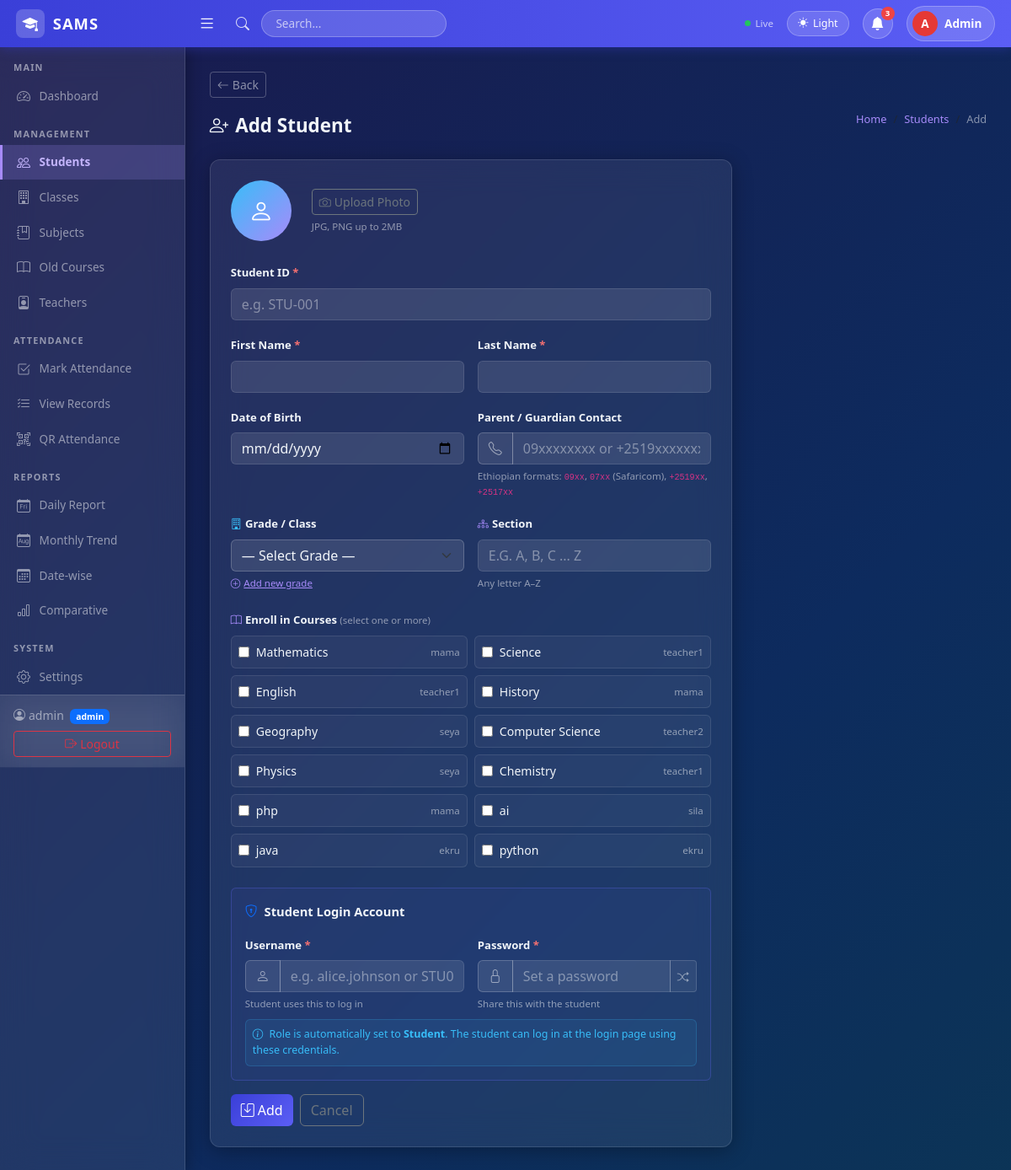
The page /students/add/ (signed in) on the database its author committed.
### core/models.py (models this page shows, shortened)
class Course(models.Model):
    course_name = models.CharField(max_length=100)
    teacher = models.ForeignKey(User, on_delete=models.SET_NULL, null=True, blank=True,
                                 limit_choices_to={'profile__role': 'teacher'})

### core/views.py (the view)
        def wrapper(request, *args, **kwargs):
            if not request.user.is_authenticated:
                return redirect('login')
            if get_role(request.user) not in roles and not request.user.is_superuser:
                return HttpResponseForbidden("Access Denied")
            return view_func(request, *args, **kwargs)

### templates/students/form.html (shortened to what this page needs)
{% extends 'base.html' %}
{% block content %}
<div class="page-header">
  <div>
    <div class="page-title"><i class="bi bi-person-plus me-2"></i>{{ action }} Student</div>
  </div>
  <nav aria-label="breadcrumb">
    <ol class="breadcrumb mb-0">
      <li class="breadcrumb-item"><a href="{% url 'home' %}">Home</a></li>
      <li class="breadcrumb-item"><a href="{% url 'student_list' %}">Students</a></li>
      <li class="breadcrumb-item active">{{ action }}</li>
    </ol>
  </nav>
</div>
<div class="card p-4" style="max-width:620px;">
  <form method="post" enctype="multipart/form-data">
    <div class="d-flex align-items-center gap-4 mb-4">
      <div id="photoPreview" style="width:72px;height:72px;border-radius:50%;background:linear-gradient(135deg,#38bdf8,#a78bfa);display:flex;align-items:center;justify-content:center;font-size:1.8rem;color:#fff;font-weight:800;flex-shrink:0;overflow:hidden;">
        {% if student %}{{ student.first_name|first|upper }}{% else %}<i class="bi bi-person"></i>{% endif %}
      </div>
      <div>
        <label class="btn btn-sm btn-outline-secondary" for="photoInput">
          <i class="bi bi-camera me-1"></i>Upload Photo
        </label>
        <div style="color:var(--text-muted); font-size:.72rem; margin-top:.3rem;">JPG, PNG up to 2MB</div>
      </div>
    </div>
    <div class="row g-3">
      <div class="col-12">
        <label class="form-label">Student ID <span style="color:#f87171;">*</span></label>
        <input type="text" name="student_id" class="form-control" value="{{ student.student_id|default:'' }}" placeholder="e.g. STU-001" required>
      </div>
      <div class="col-md-6">
        <label class="form-label">First Name <span style="color:#f87171;">*</span></label>
        <input type="text" name="first_name" class="form-control" value="{{ student.first_name|default:'' }}" required>
      </div>
      <div class="col-md-6">
        <label class="form-label">Last Name <span style="color:#f87171;">*</span></label>
        <input type="text" name="last_name" class="form-control" value="{{ student.last_name|default:'' }}" required>
      </div>
      <div class="col-md-6">
        <label class="form-label">Date of Birth</label>
        <input type="date" name="dob" class="form-control" value="{{ student.dob|default:'' }}">
      </div>
      <div class="col-md-6">
        <label class="form-label">Parent / Guardian Contact</label>
        <div class="input-group">
          <span class="input-group-text" style="background:rgba(255,255,255,0.07); border-color:rgba(255,255,255,0.15); color:var(--text-muted);"><i class="bi bi-telephone"></i></span>
          <input type="text" name="parent_contact" id="contactInput" class="form-control"
            value="{{ student.parent_contact|default:'' }}"
            placeholder="09xxxxxxxx or +2519xxxxxxxx"
            oninput="validateEthPhone(this)">
        </div>
        <div id="phoneHelp" style="font-size:.72rem; margin-top:.3rem; color:var(--text-muted);">
          Ethiopian formats: <code>09xx</code>, <code>07xx</code> (Safaricom), <code>+2519xx</code>, <code>+2517xx</code>
        </div>
      </div>
      <div class="col-md-6">
        <label class="form-label">
          <i class="bi bi-building me-1" style="color:#38bdf8;"></i>Grade / Class
        </label>
        <select name="class_group" class="form-select">
          <option value="">— Select Grade —</option>
        </select>
        {% if not all_classes %}
        <small style="color:#f87171; font-size:.72rem;">
          <i class="bi bi-exclamation-circle me-1"></i>
          No grades yet. <a href="{% url 'class_create' %}" style="color:#a78bfa;">Add a grade first</a>
        </small>
        {% else %}
        <small style="color:var(--text-muted); font-size:.72rem;">
          <a href="{% url 'class_create' %}" style="color:#a78bfa;" target="_blank">
            <i class="bi bi-plus-circle me-1"></i>Add new grade
          </a>
        </small>
        {% endif %}
      </div>
      <div class="col-md-6">
        <label class="form-label"><i class="bi bi-diagram-3 me-1" style="color:#a78bfa;"></i>Section</label>
        <input type="text" name="section" class="form-control"
          value="{{ student.section|default:'' }}"
          placeholder="e.g. A, B, C ... Z" maxlength="5"
          style="text-transform:uppercase;"
          oninput="this.value=this.value.toUpperCase()">
        <small style="color:var(--text-muted); font-size:.72rem;">Any letter A–Z</small>
      </div>
    </div>
    <div class="mt-4 mb-3">
      <label class="form-label d-block mb-2">
        <i class="bi bi-book me-1" style="color:#a78bfa;"></i>Enroll in Courses
        <small style="color:var(--text-muted); font-weight:400;"> (select one or more)</small>
      </label>
      <div class="row g-2">
        {% for c in courses %}
        <div class="col-md-6">
          <label class="d-flex align-items-center gap-2 p-2 rounded" style="cursor:pointer; border:1px solid rgba(255,255,255,0.1); background:rgba(255,255,255,0.04);"
            onmouseover="this.style.background='rgba(167,139,250,0.1)'"
            onmouseout="this.style.background='rgba(255,255,255,0.04)'">
            <input type="checkbox" name="courses" value="{{ c.id }}" style="accent-color:#a78bfa;"
              {% if c.id in assigned_ids %}checked{% endif %}>
            <span style="color:var(--text-primary); font-size:.88rem;">{{ c.course_name }}</span>
            {% if c.teacher %}
              <small style="color:var(--text-muted); font-size:.72rem; margin-left:auto;">{{ c.teacher.username }}</small>
            {% endif %}
          </label>
        </div>
        {% empty %}
        <div class="col-12" style="color:var(--text-muted); font-size:.85rem;">No courses available.</div>
        {% endfor %}
      </div>
    </div>
    {% if action == 'Add' %}
    <div class="mt-4 mb-3 p-3 rounded" style="border:1px solid rgba(99,102,241,0.3); background:rgba(99,102,241,0.06);">
      <div class="fw-bold mb-3" style="color:var(--text-primary); font-size:.92rem;">
        <i class="bi bi-shield-lock me-2 text-primary"></i>Student Login Account
      </div>
      <div class="row g-3">
        <div class="col-md-6">
          <label class="form-label">Username <span style="color:#f87171;">*</span></label>
          <div class="input-group">
            <span class="input-group-text" style="background:rgba(255,255,255,0.07); border-color:rgba(255,255,255,0.15); color:var(--text-muted);"><i class="bi bi-person"></i></span>
            <input type="text" name="login_username" id="loginUsername" class="form-control"
              placeholder="e.g. alice.johnson or STU001" required>
          </div>
          <small style="color:var(--text-muted); font-size:.72rem;">Student uses this to log in</small>
        </div>
        <div class="col-md-6">
          <label class="form-label">Password <span style="color:#f87171;">*</span></label>
          <div class="input-group">
            <span class="input-group-text" style="background:rgba(255,255,255,0.07); border-color:rgba(255,255,255,0.15); color:var(--text-muted);"><i class="bi bi-lock"></i></span>
            <input type="text" name="login_password" id="loginPassword" class="form-control"
              placeholder="Set a password" required>
            <button type="button" class="btn btn-sm" style="background:rgba(255,255,255,0.07); border:1px solid rgba(255,255,255,0.15); color:var(--text-muted);" onclick="genPassword()" title="Generate password">
              <i class="bi bi-shuffle"></i>
            </button>
          </div>
          <small style="color:var(--text-muted); font-size:.72rem;">Share this with the student</small>
        </div>
      </div>
      <div class="mt-2 p-2 rounded" style="background:rgba(56,189,248,0.08); border:1px solid rgba(56,189,248,0.2); font-size:.78rem; color:#38bdf8;">
        <i class="bi bi-info-circle me-1"></i>
        Role is automatically set to <strong>Student</strong>. The student can log in at the login page using these credentials.
      </div>
    </div>
    {% endif %}
    <div class="d-flex gap-2 mt-3">
      <button type="submit" class="btn btn-primary"><i class="bi bi-save me-1"></i>{{ action }}</button>
      <a href="{% url 'student_list' %}" class="btn btn-outline-secondary">Cancel</a>
    </div>
  </form>
</div>
{% endblock %}

### templates/base.html (shortened to what this page needs)
<!DOCTYPE html>
<html lang="en" id="htmlRoot">
<head>
  <link href="https://cdn.jsdelivr.net/npm/bootstrap@5.3.0/dist/css/bootstrap.min.css" rel="stylesheet">
  <link href="https://cdn.jsdelivr.net/npm/bootstrap-icons@1.10.5/font/bootstrap-icons.css" rel="stylesheet">
</head>
<body>
{% if user.is_authenticated %}
<nav class="top-navbar">
  <a href="{% url 'home' %}" class="brand">
    <div class="brand-icon"><i class="bi bi-mortarboard-fill text-white"></i></div>
    SAMS
  </a>
  <button class="hamburger ms-2" id="sidebarToggle"><i class="bi bi-list"></i></button>
  <div class="d-flex align-items-center ms-3 gap-2 flex-grow-1">
    <i class="bi bi-search search-icon"></i>
    <input type="text" class="search-box d-none d-md-block" placeholder="Search...">
  </div>
  <div class="d-flex align-items-center gap-3 ms-auto">
    <div class="sync-indicator d-none d-md-flex">
      <div class="sync-dot"></div>Live
    </div>
    <button class="theme-btn" onclick="toggleTheme()" id="themeBtn">
      <i class="bi bi-moon-fill" id="themeIcon"></i>
      <span id="themeLabel" class="d-none d-md-inline">Dark</span>
    </button>
    <div style="position:relative;">
      <button class="notif-btn" id="notifBtn" onclick="toggleNotif()">
        <i class="bi bi-bell-fill"></i>
        <span class="notif-badge" id="notifBadge">3</span>
      </button>
    </div>
    <a href="{% url 'logout' %}" class="user-pill">
      <div class="user-avatar">{{ user.username|first|upper }}</div>
      <span class="d-none d-md-inline">{{ user.username|capfirst }}</span>
    </a>
  </div>
</nav>
<div class="sidebar" id="sidebar">
  <div class="section-label">Main</div>
  <a href="{% url 'home' %}" class="nav-link {% if request.resolver_match.url_name == 'home' %}active{% endif %}">
    <i class="bi bi-speedometer2"></i> Dashboard
  </a>
  {% if user.profile.role == 'student' %}
  <div class="section-label">My Account</div>
  <a href="{% url 'student_dashboard' %}" class="nav-link {% if request.resolver_match.url_name == 'student_dashboard' %}active{% endif %}">
    <i class="bi bi-speedometer2"></i> Dashboard
  </a>
  <div class="section-label">My Attendance</div>
  <a href="{% url 'student_attendance' %}" class="nav-link {% if request.resolver_match.url_name == 'student_attendance' %}active{% endif %}">
    <i class="bi bi-list-check"></i> Attendance Records
  </a>
  <a href="{% url 'student_reports' %}" class="nav-link {% if request.resolver_match.url_name == 'student_reports' %}active{% endif %}">
    <i class="bi bi-bar-chart-fill"></i> My Reports
  </a>
  <a href="{% url 'student_profile' %}" class="nav-link {% if request.resolver_match.url_name == 'student_profile' %}active{% endif %}">
    <i class="bi bi-person-circle"></i> My Profile
  </a>
  {% else %}
  {% if user.is_superuser or user.profile.role == 'admin' %}
  <div class="section-label">Management</div>
  <a href="{% url 'student_list' %}" class="nav-link {% if 'student' in request.resolver_match.url_name %}active{% endif %}">
    <i class="bi bi-people"></i> Students
  </a>
  <a href="{% url 'class_list' %}" class="nav-link {% if 'class' in request.resolver_match.url_name %}active{% endif %}">
    <i class="bi bi-building"></i> Classes
  </a>
  <a href="{% url 'subject_list' %}" class="nav-link {% if 'subject' in request.resolver_match.url_name %}active{% endif %}">
    <i class="bi bi-journal-bookmark"></i> Subjects
  </a>
  <a href="{% url 'course_list' %}" class="nav-link {% if 'course' in request.resolver_match.url_name %}active{% endif %}">
    <i class="bi bi-book"></i> Old Courses
  </a>
  <a href="{% url 'teacher_list' %}" class="nav-link {% if 'teacher' in request.resolver_match.url_name %}active{% endif %}">
    <i class="bi bi-person-badge"></i> Teachers
  </a>
  {% endif %}
  <div class="section-label">Attendance</div>
  <a href="{% url 'attendance_mark' %}" class="nav-link {% if request.resolver_match.url_name == 'attendance_mark' %}active{% endif %}">
    <i class="bi bi-check2-square"></i> Mark Attendance
  </a>
  <a href="{% url 'attendance_list' %}" class="nav-link {% if request.resolver_match.url_name == 'attendance_list' %}active{% endif %}">
    <i class="bi bi-list-check"></i> View Records
  </a>
  <a href="{% url 'qr_generate' %}" class="nav-link {% if request.resolver_match.url_name == 'qr_generate' or request.resolver_match.url_name == 'qr_session_detail' %}active{% endif %}">
    <i class="bi bi-qr-code-scan"></i> QR Attendance
  </a>
  <div class="section-label">Reports</div>
  <a href="{% url 'report_daily' %}" class="nav-link {% if request.resolver_match.url_name == 'report_daily' %}active{% endif %}">
    <i class="bi bi-calendar-day"></i> Daily Report
  </a>
  <a href="{% url 'report_monthly' %}" class="nav-link {% if request.resolver_match.url_name == 'report_monthly' %}active{% endif %}">
    <i class="bi bi-calendar-month"></i> Monthly Trend
  </a>
  <a href="{% url 'report_datewise' %}" class="nav-link {% if request.resolver_match.url_name == 'report_datewise' %}active{% endif %}">
    <i class="bi bi-calendar3"></i> Date-wise
  </a>
  {% if user.is_superuser or user.profile.role == 'admin' %}
  <a href="{% url 'report_comparative' %}" class="nav-link {% if request.resolver_match.url_name == 'report_comparative' %}active{% endif %}">
    <i class="bi bi-bar-chart"></i> Comparative
  </a>
  <div class="section-label">System</div>
  <a href="{% url 'settings' %}" class="nav-link {% if request.resolver_match.url_name == 'settings' %}active{% endif %}">
    <i class="bi bi-gear"></i> Settings
  </a>
  {% endif %}
  {% endif %}
  <div class="sidebar-footer">
    <small class="d-block" style="color:var(--text-muted);">
      <i class="bi bi-person-circle me-1"></i>{{ user.username }}
      <span class="badge bg-primary ms-1" style="font-size:.65rem;">
        {% if user.is_superuser %}admin{% else %}{{ user.profile.role }}{% endif %}
      </span>
    </small>
    <a href="{% url 'logout' %}" class="btn btn-sm btn-outline-danger w-100 mt-2">
      <i class="bi bi-box-arrow-right me-1"></i>Logout
    </a>
  </div>
</div>
<div class="page-wrapper" id="pageWrapper">
  {% if request.resolver_match.url_name != 'home' and request.resolver_match.url_name != 'student_dashboard' %}
  <div class="mb-3">
    <button onclick="history.back()" class="btn btn-sm" style="border:1px solid rgba(255,255,255,0.25); color:var(--text-muted); background:transparent; transition:all .2s;"
      onmouseover="this.style.background='rgba(255,255,255,0.1)'; this.style.color='var(--text-primary)'"
      onmouseout="this.style.background='transparent'; this.style.color='var(--text-muted)'">
      <i class="bi bi-arrow-left me-1"></i>Back
    </button>
  </div>
  {% endif %}
  {% block content %}{% endblock %}
</div>
{% endif %}
</body>
</html>

### rows shown on the page
Course: course_name "Mathematics", teacher.username "mama"
Course: course_name "Science", teacher.username "teacher1"
Course: course_name "English", teacher.username "teacher1"
Course: course_name "History", teacher.username "mama"
Course: course_name "Geography", teacher.username "seya"
Course: course_name "Computer Science", teacher.username "teacher2"
Course: course_name "Physics", teacher.username "seya"
Course: course_name "Chemistry", teacher.username "teacher1"
Course: course_name "php", teacher.username "mama"
Course: course_name "ai", teacher.username "sila"
Course: course_name "java", teacher.username "ekru"
Course: course_name "python", teacher.username "ekru"

### other values the page prints
{{ user.username|first|upper }} "A"
{{ user.username|capfirst }} "Admin"
{{ user.username }} "admin"
{{ action }} "Add"
